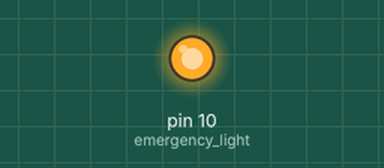
Simulated run of this sketch. Board: Arduino Uno, built with avr-gcc and run on an emulated ATmega328P. Shown: output pins drawn as LEDs (lit = HIGH).

Above: at 1.0 s.
At 3.0 s:
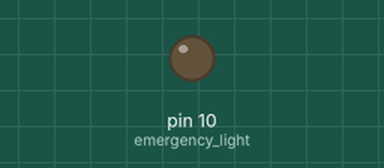
Timing chart, 0 to 5.2 s (numbered marks = the images above):
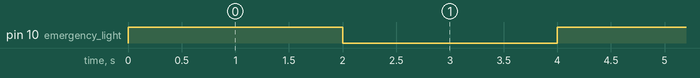

The sketch:

Blinking_LED.ino
```cpp
const int emergency_light = 10;
void setup() {
  Serial.begin(115200);
  pinMode(emergency_light, OUTPUT);
}

void loop() {
  digitalWrite(emergency_light, HIGH);
  delay(2000);
  digitalWrite(emergency_light, LOW);
  delay(2000);
}
```

Measured:
- by itself, pin 10 (emergency_light): alternates HIGH for 2.0 s and LOW for 2.0 s
